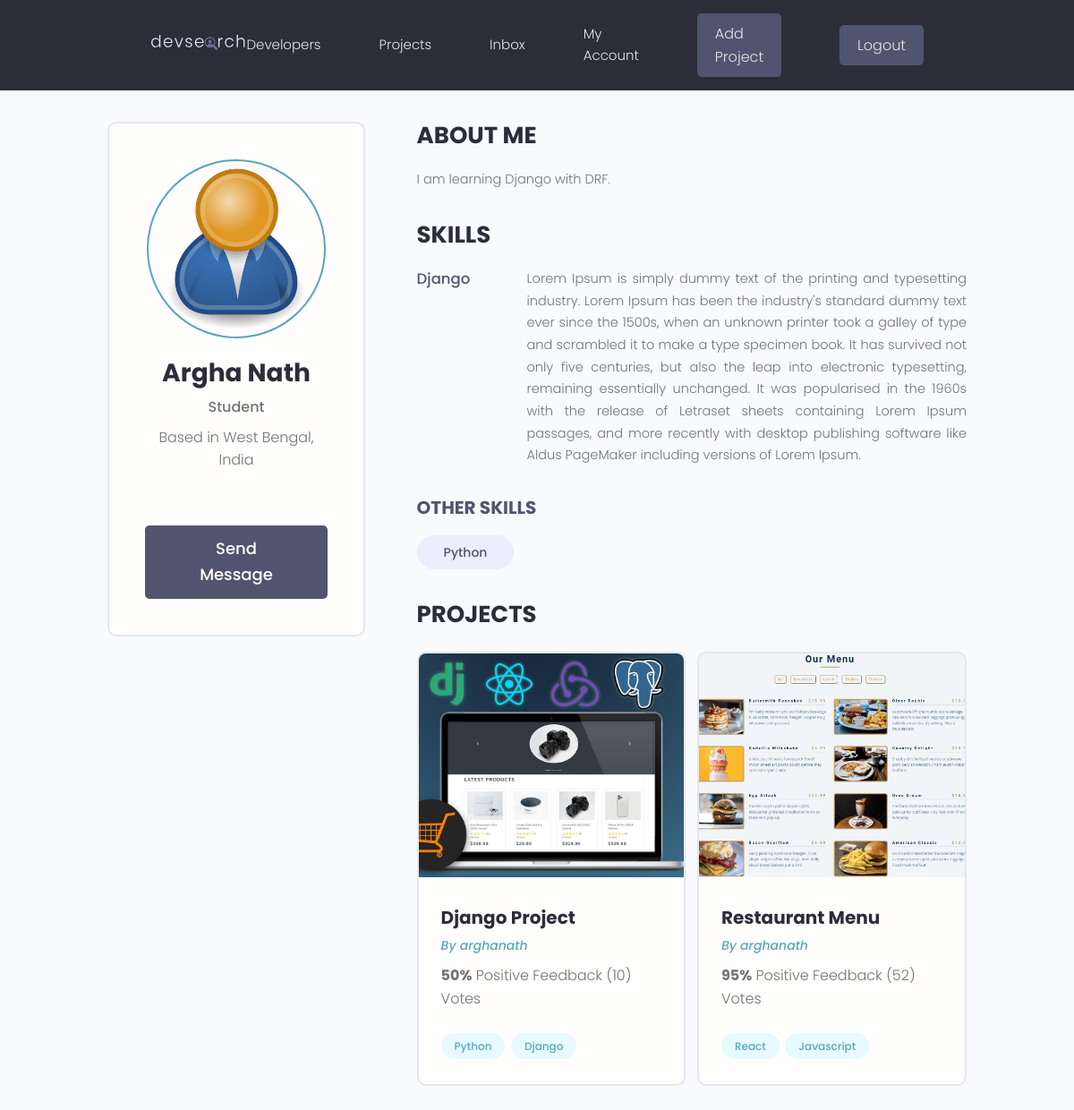
Screenshot of /profile/1ef58daf-2278-44f2-8469-33012adbce3c/ (signed in) with the database file from the repository.
### users/models.py (models this page shows)
class Profile(models.Model):
    user = models.OneToOneField(
        User, on_delete=models.CASCADE, null=True, blank=True)
    name = models.CharField(max_length=100, null=True, blank=True)
    email = models.CharField(max_length=200, null=True, blank=True)
    username = models.CharField(max_length=100, null=True, blank=True)
    location = models.CharField(max_length=100, null=True, blank=True)
    about = models.CharField(max_length=200, null=True, blank=True)
    bio = models.TextField(null=True, blank=True)
    profile_image = models.ImageField(
        null=True, blank=True, upload_to='profiles', default='profiles/user-default.png')
    social_github = models.CharField(max_length=200, null=True, blank=True)
    social_twitter = models.CharField(max_length=200, null=True, blank=True)
    social_linkedin = models.CharField(max_length=200, null=True, blank=True)
    social_youtube = models.CharField(max_length=200, null=True, blank=True)
    social_website = models.CharField(max_length=200, null=True, blank=True)
    created = models.DateTimeField(auto_now_add=True)
    id = models.UUIDField(default=uuid.uuid4, unique=True,
                          editable=False, primary_key=True)
    def __str__(self):
        return str(self.user.username)

class Skill(models.Model):
    owner = models.ForeignKey(
        Profile, on_delete=models.CASCADE, null=True, blank=True)
    name = models.CharField(max_length=200, null=True,
                            blank=True)
    description = models.TextField(null=True, blank=True)
    created = models.DateTimeField(auto_now_add=True)
    id = models.UUIDField(default=uuid.uuid4, unique=True,
                          editable=False, primary_key=True)
    def __str__(self):
        return self.name

### projects/models.py (models this page shows, shortened)
class Project(models.Model):
    owner = models.ForeignKey(
        Profile, on_delete=models.SET_NULL, null=True, blank=True)
    title = models.CharField(max_length=200)
    description = models.TextField(null=True, blank=True)
    featured_image = models.ImageField(
        null=True, blank=True, default='default.jpg')
    demo_link = models.CharField(max_length=2000, blank=True, null=True)
    source_link = models.CharField(max_length=2000, blank=True, null=True)
    tags = models.ManyToManyField('Tag', blank=True)
    vote_total = models.IntegerField(default=0, null=True, blank=True)
    vote_ratio = models.IntegerField(default=0, null=True, blank=True)
    created = models.DateTimeField(auto_now_add=True)
    id = models.UUIDField(default=uuid.uuid4, unique=True,
                          editable=False, primary_key=True)

class Tag(models.Model):
    name = models.CharField(max_length=200)
    created = models.DateTimeField(auto_now_add=True)
    id = models.UUIDField(default=uuid.uuid4, unique=True,
                          editable=False, primary_key=True)
    def __str__(self):
        return self.name

### users/views.py (the view)
# urls.py: path('profile/<str:pk>/', userProfile, name='user-profile'),
def userProfile(request, pk):
    profile = Profile.objects.get(id=pk)
    topSkills = profile.skill_set.exclude(description__exact="")
    otherSkills = profile.skill_set.filter(description="")
    context = {
        'profile': profile,
        'topSkills': topSkills,
        'otherSkills': otherSkills
    }
    return render(request, 'users/user-profile.html', context)

### users/templates/users/user-profile.html (shortened to what this page needs)
{% extends 'main.html' %}
{% block content %}
<main class="profile my-md">
    <div class="container">
        <div class="layout">
            <div class="column column--1of3">
                <div class="card text-center">
                    <div class="card__body dev">
                        <img class="avatar avatar--xl" src="{{profile.profile_image.url}}" />
                        <h2 class="dev__name">{{profile.name}}</h2>
                        <p class="dev__title">{{profile.about}}</p>
                        <p class="dev__location">Based in {{profile.location}}</p>
                        <a href="#" class="btn btn--sub btn--lg">Send Message </a>
                    </div>
                </div>
            </div>
            <div class="column column--2of3">
                <div class="devInfo">
                    <h3 class="devInfo__title">About Me</h3>
                    <p class="devInfo__about">
                        {{profile.bio}}
                    </p>
                </div>
            <div class="devInfo">
                <h3 class="devInfo__title">Skills</h3>
                <div class="devInfo__skills">
                    {% for skill in topSkills %}
                        <div class="devSkill">
                            <h4 class="devSkill__title">{{skill}}</h4>
                            <p class="devSkill__info">
                            {{skill.description}}
                            </p>
                        </div>
                    {% endfor %}
                    <h3 class="devInfo__subtitle">Other Skills</h3>
                    {% for skill in otherSkills %}
                        <div class="devInfo__otherSkills">
                            <span class="tag tag--pill tag--sub tag--lg">
                                <small>{{skill}}</small>
                            </span>
                        </div>
                    {% endfor %}
                </div>
            </div>
            <div class="devInfo">
                <h3 class="devInfo__title">Projects</h3>
                <div class="grid grid--two">
                    {% for project in profile.project_set.all %}
                        <div class="column">
                            <div class="card project">
                                <a href="{% url 'project' project.id %}" class="project">
                                    <img class="project__thumbnail" src="{{project.featured_image.url}}" alt="project thumbnail" />
                                    <div class="card__body">
                                        <h3 class="project__title">{{project.title}}</h3>
                                        <p><a class="project__author" href="{% url 'user-profile' project.owner.id %}">By {{project.owner}}</a></p>
                                        <p class="project--rating">
                                            <span style="font-weight: bold;">{{project.vote_ratio}}%</span> Positive
                                            Feedback ({{project.vote_total}}) Vote{{project.vote_total|pluralize:"s"}}
                                        </p>
                                        <div class="project__tags">
                                            {% for tag in project.tags.all %}
                                                <span class="tag tag--pill tag--main">
                                                    <small>{{tag}}</small>
                                                </span>
                                            {% endfor %}
                                        </div>
                                    </div>
                                </a>
                            </div>
                        </div>
                    {% endfor %}
                </div>
            </div>
        </div>
    </div>
</main>
{% endblock %}

### static/styles/app.css (style rules this page uses)
:root { --color-sub: #2d2d39; }
.btn--sub { background-color: var(--color-sub-light); }
.card { border: 2px solid var(--color-light); }
img { width: 100%; }
.profile .card > .dev { padding: 4rem; }
.dev__name { color: var(--color-sub); font-size: 2.8rem; font-weight: 700; margin-top: 1rem; margin-bottom: 0.5rem; }
.dev__title { font-size: 1.6rem; font-weight: 500; line-height: 1.3; }
.dev__location { margin-top: 1rem; }
.devInfo { margin-bottom: 3rem; }
.devInfo__title, .devInfo__subtitle { font-size: 2.6rem; color: var(--color-sub); text-transform: uppercase; font-weight: 700; margin-bottom: 1.5rem; }
.devInfo__subtitle { font-size: 2rem; color: var(--color-sub-light); }
.devInfo__about, .devSkill__info { font-size: 1.45rem; line-height: 1.7; text-align: justify; }
.devSkill { margin-bottom: 3rem; }
.devSkill__title { font-size: 1.65rem; font-weight: 500; color: var(--color-sub-light); }
@media screen and (min-width: 700px) { .devSkill { display: flex; justify-content: space-between; gap: 3rem; } }
@media screen and (min-width: 700px) { .devSkill__info { flex-basis: 80%; } }
.project__author { font-size: 1.4rem; font-style: italic; }
.project--rating { margin-bottom: 1.6em; margin-top: .5em; }
.project__thumbnail { height: 25rem; object-fit: cover; object-position: top center; }
.project__title { font-size: 2rem; font-weight: 700; color: var(--color-sub); }

### static/uikit/styles/modules/_variables.css (style rules this page uses)
:root { --color-main: #5aa5b9; --color-main-light: #e6faff; --color-sub: #3f4156; --color-sub-light: #51546e; --color-sub-lighter: #ededfd; --color-text: #737373; --color-gray: #8b8b8b; --color-light: #e5e7eb; --color-light-gray: #767676; --color-bg: #f8fafd; --color-white: #fffefd; --color-white-light: #f3f3f3; --color-success: #359e64; --color-success-bg: #def8e8; --color-error: #fc4b0b; --color-error-bg: #fff2ee; --font-base: 'Poppins', arial, helvetica, 'Segoe UI', roboto, ubuntu, sans-serif; --font-monospace: 'Fira Code', 'Courier New', courier, monospace; --font-regular: 300; --font-medium: 500; --font-bold: 700; --generic-shadow: 1px 1px 5px #00000010; --generic-transition: all 0.3s ease-in-out; }

### static/uikit/styles/modules/_base.css (style rules this page uses)
* { margin: 0; padding: 0; box-sizing: border-box; text-rendering: optimizeLegibility; color: inherit; font-size: inherit; }
html { font-size: 50%; }
@media only screen and (min-width: 480px) { html { font-size: 56.25%; } }
@media only screen and (min-width: 1200px) { html { font-size: 62.5%; } }
body { line-height: 1.6; font-weight: 400; font-size: 1.5rem; color: var(--color-text); background-color: var(--color-bg); min-height: 100vh; }

### static/uikit/styles/modules/_typography.css (style rules this page uses)
* { font-family: var(--font-base); }
h2 { font-size: 3.6rem; font-weight: var(--font-bold); }
h3 { font-size: 3.2rem; font-weight: var(--font-medium); }
h4 { font-size: 2.8rem; font-weight: var(--font-medium); }
p, span, strong { font-size: 1.6rem; color: var(--color-text); font-weight: var(--font-regular); }
a { padding-bottom: 2px; text-decoration: none; display: inline-block; color: var(--color-main); font-weight: var(--font-medium); }

### static/uikit/styles/modules/_utilities.css (style rules this page uses)
.container { width: 92%; max-width: 165rem; margin: 0 auto; box-sizing: border-box; }
@media screen and (min-width: 1000px) { .container { width: 90%; } }
@media screen and (min-width: 1200px) { .container { width: 80%; } }
.text-center { text-align: center; }
.my-md { margin: 3rem auto; }

### static/uikit/styles/modules/_avatar.css (style rules this page uses)
.avatar { border-radius: 50%; border: 2px solid var(--color-main); object-fit: cover; }
.avatar--xl { height: 20rem; width: 20rem; }

### static/uikit/styles/modules/_button.css (style rules this page uses)
.btn { display: inline-block; position: relative; cursor: pointer; background-color: var(--color-light); font-weight: var(--font-medium); color: var(--color-sub); text-decoration: none; padding: 1rem 2rem; border-radius: 0.5rem; border: none; width: -webkit-fit-content; width: -moz-fit-content; width: fit-content; height: -webkit-fit-content; height: -moz-fit-content; height: fit-content; font-size: 1.6rem; outline-width: 0; outline-color: transparent; -webkit-backface-visibility: hidden; backface-visibility: hidden; transition: all 0.3s ease-in-out; }
.btn--sub { background-color: var(--color-sub); color: var(--color-white); }
.btn--lg { font-size: 1.8rem; padding: 1.2rem 4.5rem; }

### static/uikit/styles/modules/_card.css (style rules this page uses)
.card { border-radius: 1rem; background-color: var(--color-white); border: 1.5px solid var(--color-light); width: auto; height: auto; margin-top: 0.5rem; margin-bottom: 0.5rem; overflow: hidden; }
.card__body, .card__header { padding: 2rem 2.5rem; }

### rows the page displays
Profile: profile_image (placeholder picture), name "Argha Nath", about "Student", location "West Bengal, India", bio "I am learning Django with DRF."
Skill: name "Django", description "Lorem Ipsum is simply dummy text of the printing and typesetting industry. Lorem Ipsum has been the industry's standard dummy text ever since the 1500s, when an unknown printer took a galley of type and scrambled it to make a type specimen book. It has survived not only five centuries, but also the leap into electronic typesetting, remaining essentially unchanged. It was popularised in the 1960s with the release of Letraset sheets containing Lorem Ipsum passages, and more recently with desktop publishing software like Aldus PageMaker including versions of Lorem Ipsum."
Skill: name "Python"
Project: featured_image (picture), title "Django Project", owner "arghanath", vote_ratio "50", vote_total "10"
Tag: name "Python"
Tag: name "Django"
Project: featured_image (picture), title "Restaurant Menu", owner "arghanath", vote_ratio "95", vote_total "52"
Tag: name "React"
Tag: name "Javascript"
